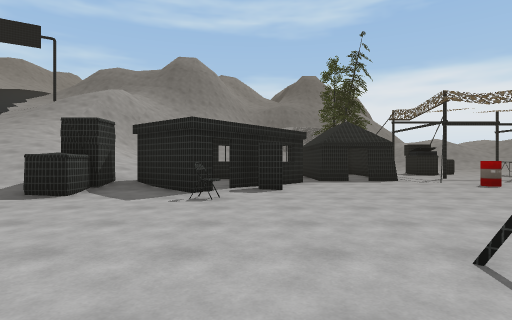
[1] (above)

19 first-person views from a walk through a 3-D level made in the Unity game engine. The camera is 1.3 m above the floor, looks level and sees 80° across. The floor is counted in squares, 2 m on a side. Each view is taken from the middle of a square. On the plan, view 1 faces up. The plan holds only what a view shows up to about 10 squares ahead; the rest is blank. The place goes on beyond the plan. Some animated figures are left out. Some surface patterns are stand-ins.

[2]
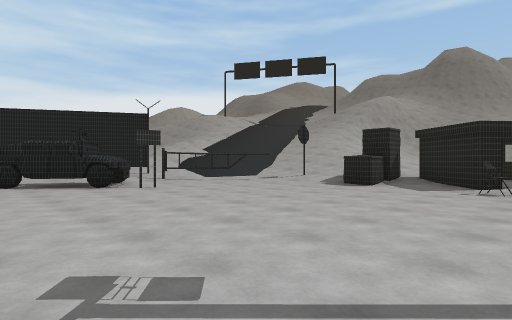

[3]
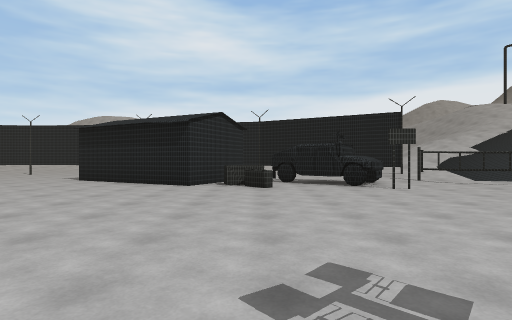

[4]
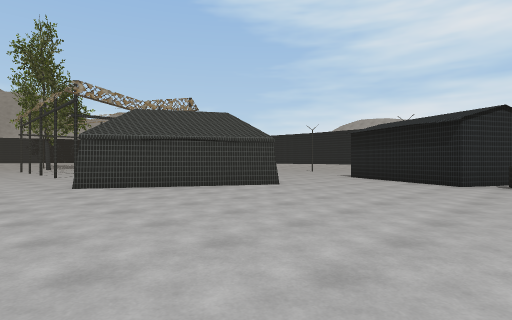

[5]
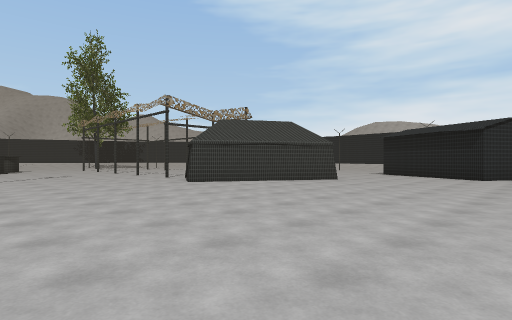

[6]
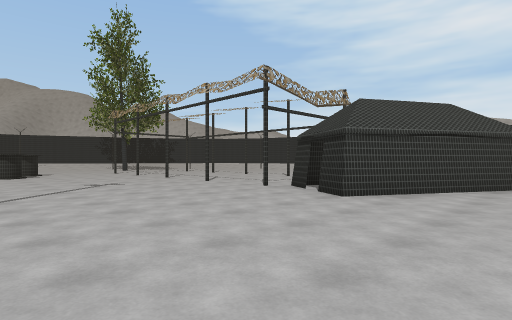

[7]
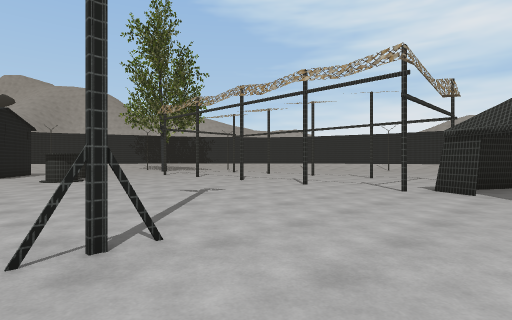

[8]
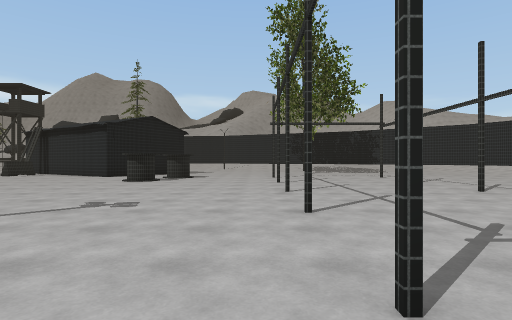

[9]
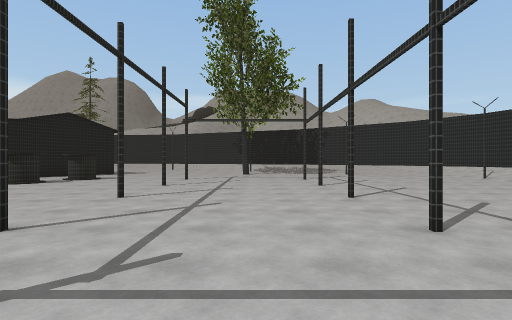

[10]
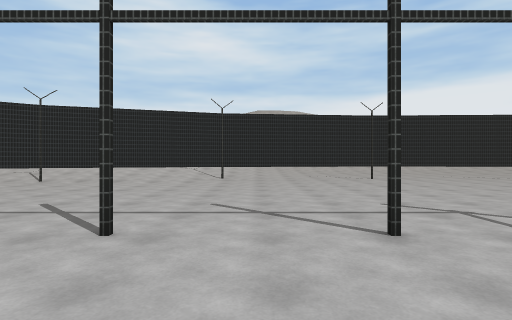

[11]
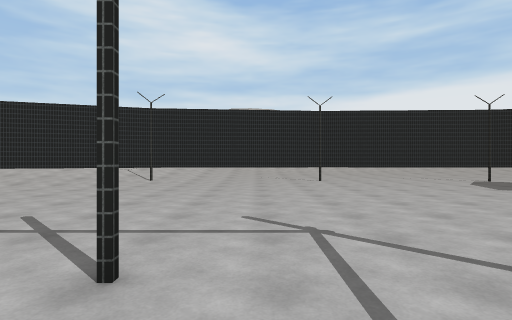

[12]
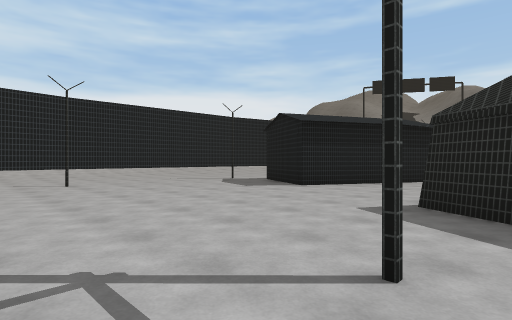

[13]
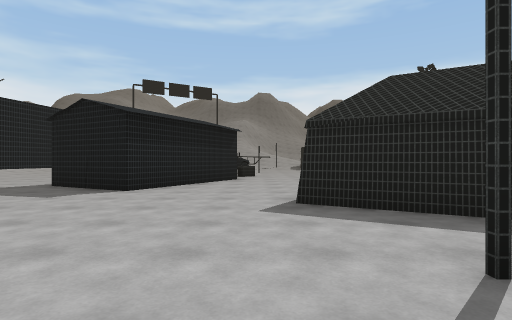

[14]
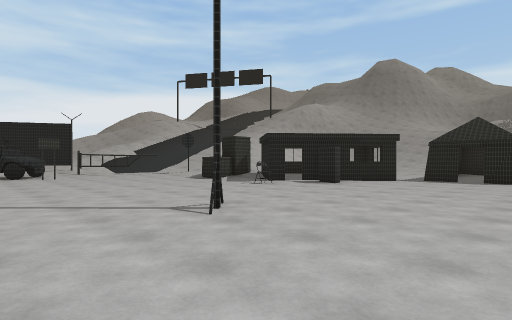

[15]
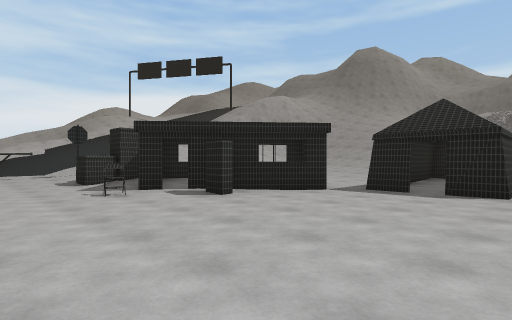

[16]
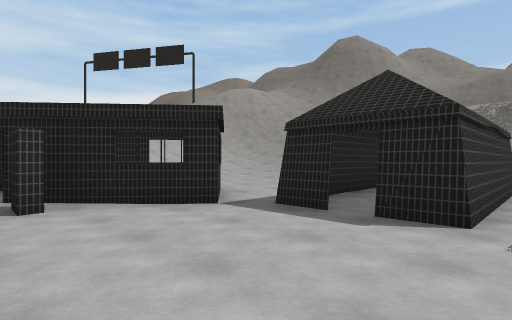

[17]
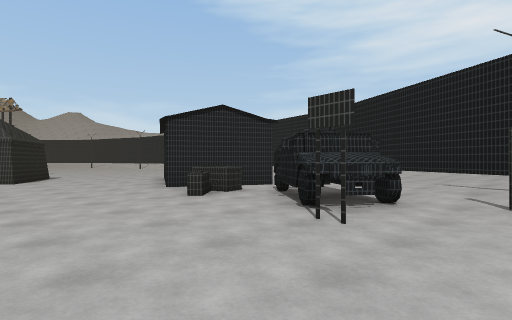

[18]
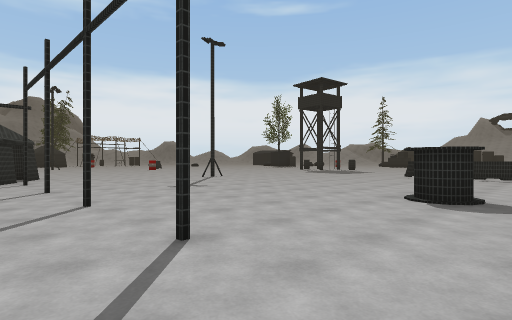

[19]
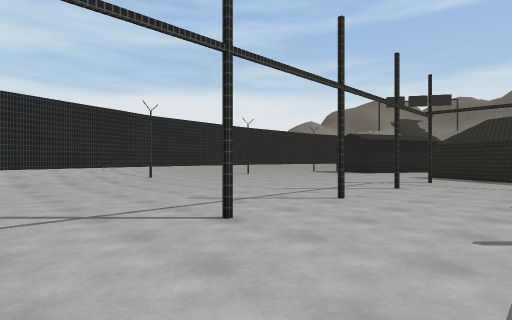

### Floor plan
Key: @ floor where view 1 was taken; # wall or solid block; x gap in a wall; . main floor; : floor 0.5 m higher than the main floor; + floor 0.75 m higher than the main floor; * floor 1.25 m higher than the main floor; % floor 1.5 m higher than the main floor; & floor 2.5 m higher than the main floor; / step, stairs or slope; = window, fence, low wall or low ledge; ^ raised ledge; T thing the floor can be seen under or through.
Columns run from 17 left of view 1 to 5 right of it. Each row starts with its distance up from view 1.
 14                    ###
 13                ..  #.#
 12                ....#.#
 11                :...T.#.
 10          /&&    TT Tx#.
  9          /&/ *+ # T....
  8           %/ ++###T....
  7            /++####.....
  6        //  /:^###......
  5        ///......#......
  4        /+.#............
  3        +:#.............
  2     ++:#...............
  1   ....###^#............
  0   ....####.......@.....
 -1      ####..............
 -2        #=^=...........
 -3        ###............
 -4         ##............
 -5    .#   #.............
 -6    .#####.............
 -7    .#.##..............
 -8    .#......####.......
 -9    .#......#  ###.....
-10   ..#......### ##......
-11  ...#........###.......
-12 ....#......#...#.....#.
-13 ....T..................
-14    .T..................
-15    .T......#...#.......
-16    .T..................
-17    :#......#...#.......
-18    :#..................
-19    +T..................
-20    +:T.....#...#.......
-21     +T.............##..
-22     +:#............#..

Where each view was taken, in squares from view 1:
view 1: 0 up, 0 right, facing up
view 2: 2 down, 0 right, facing up-left
view 3: 2 down, 0 right, facing left
view 4: 2 down, 1 right, facing down-left
view 5: 2 down, 4 right, facing down-left
view 6: 7 down, 4 right, facing down-left
view 7: 10 down, 5 right, facing down-left
view 8: 11 down, 1 left, facing down
view 9: 12 down, 4 left, facing down
view 10: 16 down, 3 left, facing left
view 11: 14 down, 4 left, facing left
view 12: 14 down, 5 left, facing up-left
view 13: 14 down, 7 left, facing up
view 14: 1 down, 5 right, facing up-left
view 15: 3 up, 5 right, facing up-left
view 16: 6 up, 5 right, facing up-left
view 17: 3 up, 4 left, facing down-left
view 18: 22 down, 3 left, facing up-right
view 19: 22 down, 3 left, facing up-left
